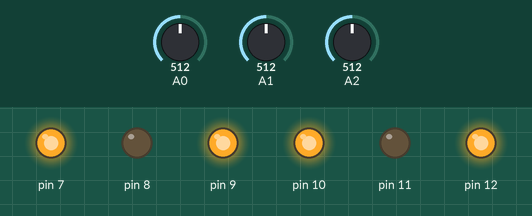
Bench run of a sketch on a simulated Arduino Uno, built with avr-gcc and run on an emulated ATmega328P. Parts: output pins drawn as LEDs (lit = HIGH). The inputs (shaded band) are chosen by the test bench; at power-on: A0 = 512, A1 = 512, A2 = 512.

Above: at 1.2 s.
1.3 s: A0 set to 528
At 2.2 s:
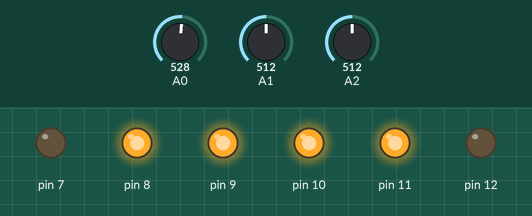
2.8 s: A1 set to 497
At 3.3 s:
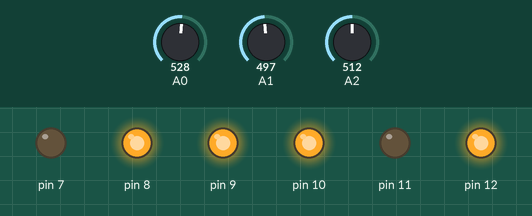
4.3 s: A1 set to 716
At 5.5 s:
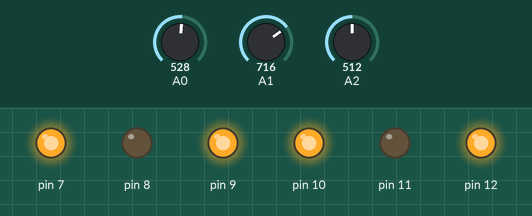
5.8 s: A1 set to 511
At 6.8 s:
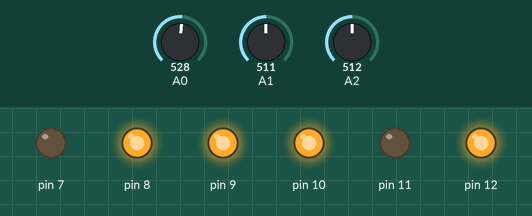
7.3 s: A1 set to 900
At 7.9 s:
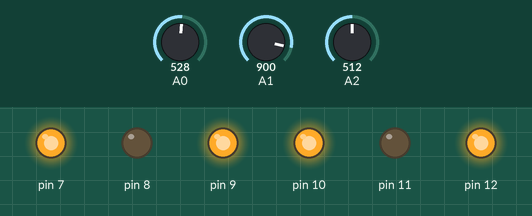
Timing chart, 0 to 9.8 s (numbered marks = the images above; inputs shaded):
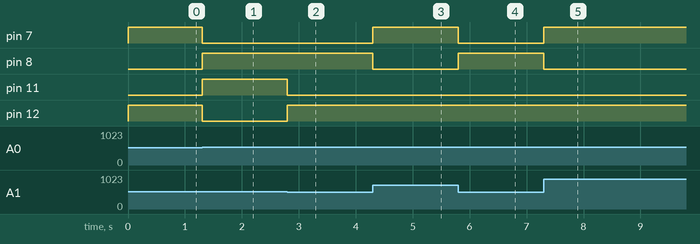

The sketch:

pathfinder.ino
```cpp
void setup() {
  // put your setup code here, to run once:
  Serial.begin(115200);
  digitalWrite(14, HIGH);
  digitalWrite(15, HIGH);
  digitalWrite(16, HIGH);
  default_settings();

}

void loop() {
 while(analogRead(0) <= analogRead(1)) {
   left_turn();
 }
 stop_motors();
 while(analogRead(2) <= analogRead(1)) {
   right_turn();
 }
 stop_motors();
 while(analogRead(1) < analogRead(0) && analogRead(1) < analogRead(2)) {
   forward();
 }
 stop_motors();

}

void default_settings() {
  pinMode(8, OUTPUT);
  pinMode(12, OUTPUT);
  pinMode(10, OUTPUT);
  pinMode(9, OUTPUT);
  pinMode(7, OUTPUT);
  pinMode(11, OUTPUT);
  digitalWrite(2, HIGH);
  digitalWrite(3, HIGH);
  digitalWrite(7, LOW);
  digitalWrite(11, LOW);
  digitalWrite(9, HIGH);
  digitalWrite(10, HIGH);
  digitalWrite(8, LOW);
  digitalWrite(12, LOW);
  Serial.begin(115200);
}

void left_turn()  {
 left_reverse();
 right_forward();
}

void right_turn() {
  right_reverse();
  left_forward();
}

void forward() {
  right_forward();
  left_forward();
}

void left_forward() {
  digitalWrite(7, LOW);
  digitalWrite(8, HIGH);
  digitalWrite(9, HIGH);
}

void left_reverse() {
  digitalWrite(7, HIGH);
  digitalWrite(8, LOW);
  digitalWrite(9, HIGH);
}

void right_reverse() {
  digitalWrite(10, HIGH);
  digitalWrite(11, HIGH);
  digitalWrite(12, LOW);
}

void right_forward() {
  digitalWrite(10, HIGH);
  digitalWrite(11, LOW);
  digitalWrite(12, HIGH);
}

void stop_motors() {
    digitalWrite(7, HIGH);
    digitalWrite(11, HIGH);
    digitalWrite(9, HIGH);
    digitalWrite(10, HIGH);
    digitalWrite(8, HIGH);
    digitalWrite(12, HIGH);
}
```

Measured:
- the behaviour switches between 512 and 513 on A0 (found by bisection; images 0 and 1)
- the behaviour switches between 512 and 511 on A1 (found by bisection; images 1 and 2)
- after the input at 1.3 s, pin 7, pin 12: HIGH → LOW at once; pin 8, pin 11: LOW → HIGH at once
- after the input at 2.8 s, pin 11: HIGH → LOW at once; pin 12: LOW → HIGH at once
- after the input at 4.3 s, pin 7: LOW → HIGH at once; pin 8: HIGH → LOW at once
- after the input at 5.8 s, pin 7: HIGH → LOW at once; pin 8: LOW → HIGH at once
- after the input at 7.3 s, pin 7: LOW → HIGH at once; pin 8: HIGH → LOW at once
